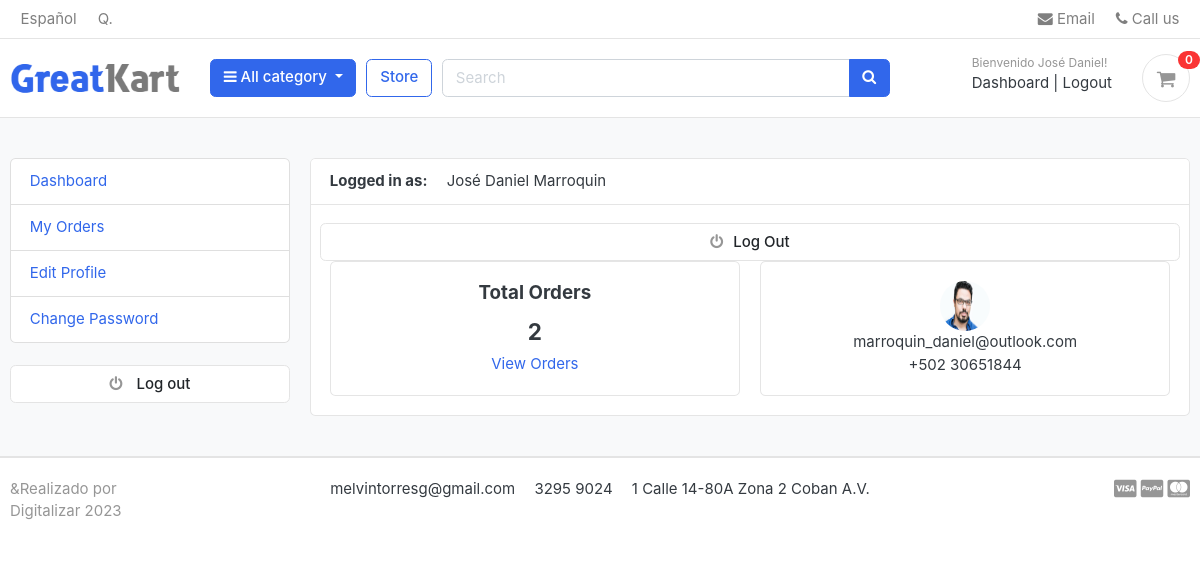
Screenshot of /accounts/dashboard/ (signed in) with the database file from the repository.
### accounts/models.py (models this page shows, shortened)
class Account(AbstractBaseUser):
    first_name      = models.CharField(max_length=50)
    last_name       = models.CharField(max_length=50)
    username        = models.CharField(max_length=50, unique=True)
    email           = models.EmailField(max_length=100, unique=True)
    phone_number    = models.CharField(max_length=50)
    date_joined     = models.DateTimeField(auto_now_add=True)
    last_login      = models.DateTimeField(auto_now_add=True)
    is_admin        = models.BooleanField(default=False)
    is_staff        = models.BooleanField(default=False)
    is_active        = models.BooleanField(default=False)
    is_superadmin        = models.BooleanField(default=False)
    USERNAME_FIELD = 'email'
    REQUIRED_FIELDS = ['username', 'first_name', 'last_name']
    objects = MyAccountManager()
    def full_name(self):
        return f'{self.first_name} {self.last_name}'

class UserProfile(models.Model):
    user = models.OneToOneField(Account, on_delete=models.CASCADE)
    address_line_1 = models.CharField(blank=True, max_length=100)
    address_line_2 = models.CharField(blank=True, max_length=100)
    profile_picture = models.ImageField(blank=True, upload_to='userprofile')
    city = models.CharField(blank=True, max_length=20)
    state = models.CharField(blank=True, max_length=20)
    country = models.CharField(blank=True, max_length=20)

### accounts/views.py (the view)
# urls.py: path('dashboard/', views.dashboard, name='dashboard'),
@login_required(login_url = 'login')
def dashboard(request):
    orders = Order.objects.order_by('-created_at').filter(user_id=request.user.id, is_ordered=True)
    orders_count = orders.count()
    userprofile = UserProfile.objects.get(user_id=request.user.id)
    context = {
        'orders_count': orders_count,
        'userprofile': userprofile,
    }
    return render(request, 'accounts/dashboard.html', context)

### carts/context_processors.py (called while the page is built)
def counter(request):
    cart_count = 0
    if 'admin' in request.path:
        return {}
    else:
        try:
            cart = Cart.objects.filter(cart_id=_cart_id(request))
            if request.user.is_authenticated:
                cart_items = CartItem.objects.all().filter(user=request.user)
            else:
                cart_items = CartItem.objects.all().filter(cart=cart[:1])
            for cart_item in cart_items:
                cart_count += cart_item.quantity
        except Cart.DoesNotExist:
            cart_count = 0
    return dict(cart_count=cart_count)

### carts/views.py (called while the page is built)
def _cart_id(request):
    cart = request.session.session_key
    if not cart:
        cart = request.session.create()
    return cart

### category/context_processors.py (called while the page is built)
def menu_links(request):
        links = Category.objects.all()
        return dict(links=links)

### category/models.py (called while the page is built)
    def get_url(self):
        return reverse('products_by_category', args = [self.slug])

### templates/accounts/dashboard.html (shortened to what this page needs)
{% extends 'base.html' %}
{% block content %}
<section class="section-conten padding-y bg">
<div class="container">
	<div class="row">
	{% include 'includes/dashboard_sidebar.html' %}
	<main class="col-md-9">
		<article class="card">
		<header class="card-header">
			<strong class="d-inline-block mr-3">Logged in as:</strong>
			<span>{{user.full_name}}</span>
		</header>
		<div class="card-body">
			<div class="row">
            <br>
            <a class="btn btn-light btn-block" href="{% url 'logout' %}"><i class="fa fa-power-off"></i>Log Out</a>
			<div class="col-md-6">
				<div class="card" style="text-align:center;">
					<div class="card-body">
						<h5 class="card-title">Total Orders</h5>
						<h4>{{orders_count}}</h4>
						<a href="#">View Orders</a>
					</div>
				</div>
			</div>
			<div class="col-md-6">
				<div class="card" style="text-align:center;">
					<div class="card-body">
						<img src="{{userprofile.profile_picture.url}}" alt="User Profile Picture" width="50" height="50" style="border-radius:50%;">
						<p class="mb-0">{{user.email}}</p>
						<p>{{user.phone_number}}</p>
					</div>
				</div>
			</div>
			</div>
		</div>
		</article>
	</main>
</div>
</div>
</section>
{% endblock %}

### templates/includes/navbar.html (shortened to what this page needs)
{% load static %}
<header class="section-header">
        <nav class="navbar p-md-0 navbar-expand-sm navbar-light border-bottom">
        <div class="container">
          <div class="collapse navbar-collapse" id="navbarTop4">
            <ul class="navbar-nav mr-auto">
                    <li class="nav-item dropdown">
                                 <a href="#" class="nav-link">   Español </a>
                        </li>
                        <li class="nav-item dropdown">
                                <a href="#" class="nav-link"> Q. </a>
                        </li>
            </ul>
            <ul class="navbar-nav">
                        <li><a href="#" class="nav-link"> <i class="fa fa-envelope"></i> Email </a></li>
                        <li><a href="#" class="nav-link"> <i class="fa fa-phone"></i> Call us </a></li>
                </ul>
          </div>
        </div>
        </nav>
        <section class="header-main border-bottom">
                <div class="container">
        <div class="row align-items-center">
                <div class="col-lg-2 col-md-3 col-6">
                        <a href="{% url 'home' %}" class="brand-wrap">
                                <img class="logo" src="{% static './images/logo.png' %}">
                        </a>
                </div>
                <div class="col-lg col-sm col-md col-6 flex-grow-0">
                        <div class="category-wrap dropdown d-inline-block float-right">
                                <button type="button" class="btn btn-primary dropdown-toggle" data-toggle="dropdown">
                                        <i class="fa fa-bars"></i> All category
                                </button>
                        </div>
                </div>
                <a href="{% url 'store' %}" class="btn btn-outline-primary">Store</a>
                <div class="col-lg  col-md-6 col-sm-12 col">
                        <form action="{% url 'search' %}" class="search" method='GET'>
                                <div class="input-group w-100">
                                    <input type="text" class="form-control" style="width:60%;" placeholder="Search" name="keyword">
                                    <div class="input-group-append">
                                      <button class="btn btn-primary" type="submit">
                                        <i class="fa fa-search"></i>
                                      </button>
                                    </div>
                            </div>
                        </form>
                </div>
                <div class="col-lg-3 col-sm-6 col-8 order-2 order-lg-3">
                                        <div class="d-flex justify-content-end mb-3 mb-lg-0">
                                                {% if user.id is None %}
                                                <div class="widget-header">
                                                        <small class="title text-muted">Bienvenido Visitante!</small>
                                                        <div>
                                                                <a href="{% url 'login' %}">Iniciar Sesion</a> <span class="dark-transp"> | </span>
                                                                <a href="{% url 'register' %}"> Registro</a>
                                                        </div>
                                                </div>
                                                {% else %}
                                                <div class="widget-header">
                                                        <small class="title text-muted">Bienvenido {{ user.first_name }}!</small>
                                                        <div>
                                                            <a href="{% url 'dashboard' %}">Dashboard</a> <span class="dark-transp"> | </span>
                                                            <a href="{% url 'logout' %}"> Logout</a>
                                                        </div>
                                                </div>
                                                {% endif %}
                                                <a href="{% url 'cart' %}" class="widget-header pl-3 ml-3">
                                                        <div class="icon icon-sm rounded-circle border"><i class="fa fa-shopping-cart"></i></div>
                                                        <span class="badge badge-pill badge-danger notify">{{cart_count}}</span>
                                                </a>
                                        </div>
                                </div>
        </div>
                </div>
        </section>
        </header>

### static/css/ui.css (style rules this page uses)
html { font-family: "Inter", sans-serif; font-size: 15px; }
.icon-xs, .icon-sm, .icon-md, .icon-lg { display: inline-block; text-align: center; flex-shrink: 0; flex-grow: 0; }
.icon-sm { width: 48px; height: 48px; line-height: 48px !important; font-size: 20px; }
.padding-y { padding-top: 40px; padding-bottom: 40px; }
article:after, .form-group:after { display: block; clear: both; content: ""; }
.bg { background-color: #f8f9fa; }
p:last-child { margin-bottom: 0; }
.header-main { position: relative; padding-top: 1rem; padding-bottom: 1rem; }
.brand-wrap .logo, .navbar-brand .logo { margin-right: 7px; max-height: 42px; display: inline-block; }
.widget-header { display: inline-block; vertical-align: middle; position: relative; }
.widget-header a { color: #343a40; }
.widget-header i { color: #969696; }
.widget-header .title { display: block; }
.widget-header .notify { position: absolute; top: -3px; right: -10px; }
.btn-light { background-color: #fff; border-color: #e4e4e4; }
.btn-light i { color: #969696; }
.notify { position: absolute; top: -4px; right: -10px; display: inline-block; padding: 0.25em 0.6em; font-size: 12px; line-height: 1; text-align: center; border-radius: 3rem; color: #fff; background-color: #fa3434; }

### rows the page displays
Account: first_name "José Daniel", full_name "José Daniel Marroquin", email "marroquin_daniel@outlook.com", phone_number "+502 30651844"
UserProfile: profile_picture (placeholder picture)

### other values shown
{{ cart_count }} "0"
{{ orders_count }} "2"
